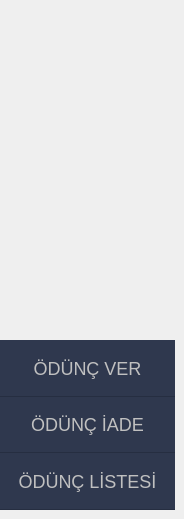
     <widget class="QWidget" name="menu_odunc">
      <widget class="QPushButton" name="btn_odunc_test">
       <property name="geometry">
        <rect>
         <x>0</x>
         <y>453</y>
         <width>175</width>
         <height>57</height>
        </rect>
       </property>
       <property name="minimumSize">
        <size>
         <width>175</width>
         <height>0</height>
        </size>
       </property>
       <property name="maximumSize">
        <size>
         <width>175</width>
         <height>16777215</height>
        </size>
       </property>
       <property name="cursor">
        <cursorShape>PointingHandCursor</cursorShape>
       </property>
       <property name="styleSheet">
        <string notr="true">QPushButton{
background:rgba(45,54,76,0.99);
border:none;
color:silver;
font-size:18px;
border-bottom:1px solid rgb(38,46,65)
}

QPushButton:hover{
background:rgba(35,43,62,0.99);
border:none;
color:white;
border-bottom:1px solid rgb(38,46,65)
}
</string>
       </property>
       <property name="text">
        <string>ÖDÜNÇ LİSTESİ</string>
       </property>
      </widget>
      <widget class="QPushButton" name="btn_odunc_iade">
       <property name="geometry">
        <rect>
         <x>0</x>
         <y>397</y>
         <width>175</width>
         <height>56</height>
        </rect>
       </property>
       <property name="minimumSize">
        <size>
         <width>175</width>
         <height>0</height>
        </size>
       </property>
       <property name="maximumSize">
        <size>
         <width>175</width>
         <height>16777215</height>
        </size>
       </property>
       <property name="cursor">
        <cursorShape>PointingHandCursor</cursorShape>
       </property>
       <property name="styleSheet">
        <string notr="true">QPushButton{
background:rgba(45,54,76,0.99);
border:none;
color:silver;
font-size:18px;
border-bottom:1px solid rgb(38,46,65)
}

QPushButton:hover{
background:rgba(35,43,62,0.99);
border:none;
color:white;
border-bottom:1px solid rgb(38,46,65)
}
</string>
       </property>
       <property name="text">
        <string>ÖDÜNÇ İADE</string>
       </property>
      </widget>
      <widget class="QPushButton" name="btn_odunc_ver">
       <property name="geometry">
        <rect>
         <x>0</x>
         <y>340</y>
         <width>175</width>
         <height>57</height>
        </rect>
       </property>
       <property name="minimumSize">
        <size>
         <width>175</width>
         <height>0</height>
        </size>
       </property>
       <property name="maximumSize">
        <size>
         <width>175</width>
         <height>16777215</height>
        </size>
       </property>
       <property name="cursor">
        <cursorShape>PointingHandCursor</cursorShape>
       </property>
       <property name="styleSheet">
        <string notr="true">QPushButton{
background:rgba(45,54,76,0.99);
border:none;
color:silver;
font-size:18px;
border-bottom:1px solid rgb(38,46,65)
}

QPushButton:hover{
background:rgba(35,43,62,0.99);
border:none;
color:white;
border-bottom:1px solid rgb(38,46,65)
}
</string>
       </property>
       <property name="text">
        <string>ÖDÜNÇ VER</string>
       </property>
      </widget>
     </widget>
